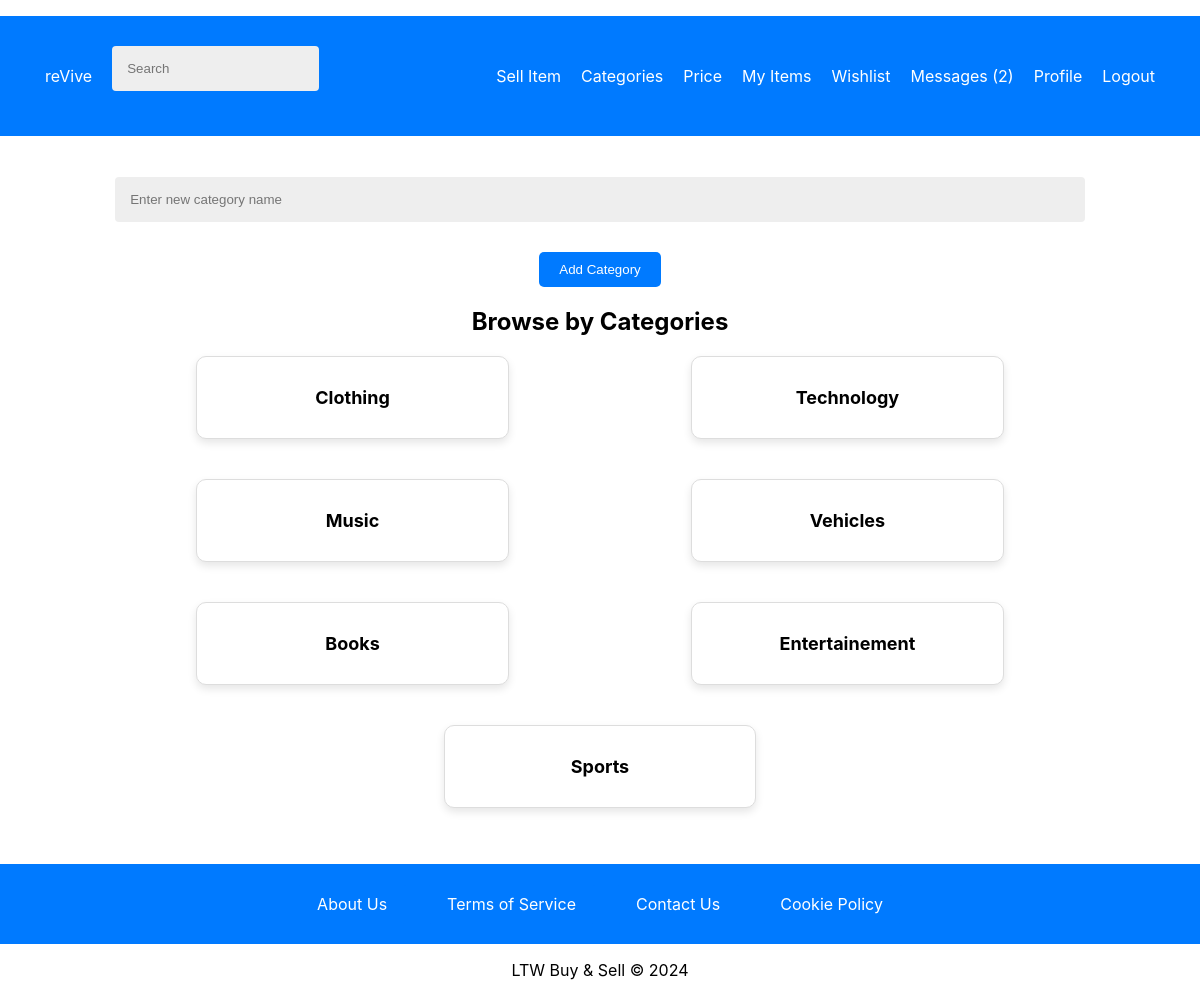
Screenshot of /pages/categories.php (signed in) with the database file from the repository.
### tables this page shows
CREATE TABLE categories (
    category_id INTEGER PRIMARY KEY AUTOINCREMENT,
    name TEXT NOT NULL UNIQUE
);

### database/users.class.php (called while the page is built, shortened)
<?php
class Users {
    public function __construct(int $id, string $name, string $username, string $email, bool $is_admin, ?string $street = null, ?string $door = null, ?string $city = null, ?string $state = null, ?string $postalCode = null) {
        $this->is_admin = $is_admin;
    }
    public static function getUser(PDO $db, int $id): ?Users {
        $stmt = $db->prepare('SELECT user_id, name, username, email, is_admin, street, door, city, state, postalCode FROM users WHERE user_id = ?');
        $stmt->execute([$id]);
        $user = $stmt->fetch(PDO::FETCH_ASSOC);
        if ($user) {
            return new Users(
                $user['user_id'],
                $user['name'],
                $user['username'],
                $user['email'],
                (bool) $user['is_admin'],
                $user['street'],
                $user['door'],
                $user['city'],
                $user['state'],
                $user['postalCode']
            );
        } else {
            return null;
        }
    }
}
?>

### database/categories.class.php (called while the page is built, shortened)
<?php
class Category {
    public static function getAllCategories(PDO $db): array {
        $stmt = $db->prepare("SELECT * FROM categories");
        $stmt->execute();
        return $stmt->fetchAll(PDO::FETCH_ASSOC);
    }
}
?>

### pages/categories.php (the view, shortened to what this page needs)
<?php
require_once(__DIR__ . '/../templates/common.php');
require_once(__DIR__ . '/../database/connection.db.php');
require_once(__DIR__ . '/../database/categories.class.php');
require_once(__DIR__ . '/../database/users.class.php');
$db = getDatabaseConnection();
$user_id = $_SESSION['user_id'];
$user = Users::getUser($db, $user_id);
$categories = Category::getAllCategories($db);
?>
<link rel="stylesheet" type="text/css" href="../styles/categories.css">
<div class="content-container">
    <?php if ($user->is_admin): ?>
        <form action="../actions/action_add_category.php" method="POST">
            <input type="text" name="category_name" placeholder="Enter new category name">
            <button type="submit" class="add-category-button">Add Category</button>
        </form>
    <?php endif; ?>
    <h2>Browse by Categories</h2>
    <div class="categories-list">
        <?php foreach ($categories as $category): ?>
            <div class="category">
                <a href="category_items.php?category_id=<?= $category['category_id']; ?>">
                    <h3><?= htmlspecialchars($category['name']) ?></h3>
                </a>
            </div>
        <?php endforeach; ?>
    </div>
</div>

### styles/register.css (style rules this page uses)
body, html { height: 100%; margin: 0; font-family: -apple-system, BlinkMacSystemFont, "Segoe UI", Roboto, "Helvetica Neue", Arial, sans-serif; }
input[type="text"], input[type="email"], input[type="password"] { width: 100%; padding: 15px; margin: 5px 0 20px 0; display: inline-block; border: none; background: #eee; border-radius: 4px; box-sizing: border-box; }

### styles/mainPage.css (style rules this page uses)
html, body { height: 100%; margin: 0; padding: 0; display: flex; flex-direction: column; font-family: -apple-system, BlinkMacSystemFont, "Segoe UI", Roboto, "Helvetica Neue", Arial, sans-serif; }
body { min-height: 100vh; display: flex; flex-direction: column; }
.content-container { text-align: center; max-width: 1200px; margin: auto; padding: 20px; flex-grow: 1; }

### styles/login.css (style rules this page uses)
body, html { height: 100%; margin: 0; font-family: -apple-system, BlinkMacSystemFont, "Segoe UI", Roboto, "Helvetica Neue", Arial, sans-serif; }
input[type="text"], input[type="email"], input[type="password"] { width: 100%; padding: 15px; margin: 5px 0 20px 0; display: inline-block; border: none; background: #eee; border-radius: 4px; box-sizing: border-box; }

### styles/common.css (style rules this page uses)
body, html { height: 100%; margin: 0; font-family: -apple-system, BlinkMacSystemFont, "Segoe UI", Roboto, "Helvetica Neue", Arial, sans-serif; }

### styles/categories.css (style rules this page uses)
.content-container { text-align: center; max-width: 1200px; margin: auto; padding: 20px; }
.categories-list { display: flex; flex-wrap: wrap; justify-content: space-around; gap: 20px; }
.category { flex: 0 1 calc(30% - 20px); border: 1px solid #ddd; border-radius: 10px; background-color: #fff; box-shadow: 0 4px 8px rgba(0, 0, 0, 0.1); padding: 20px; margin-bottom: 20px; text-align: center; transition: transform 0.2s; }
.category a { text-decoration: none; color: black; }
.category h3 { margin: 10px 0; font-size: 18px; color: black; }
.add-category-button { margin-top: 10px; padding: 10px 20px; background-color: #007aff; color: white; border: none; border-radius: 5px; cursor: pointer; transition: background-color 0.3s; }

### rows the page displays
categories: name "Clothing"
categories: name "Technology"
categories: name "Music"
categories: name "Vehicles"
categories: name "Books"
categories: name "Entertainement"
categories: name "Sports"

### other values shown
$unreadCount "2"
